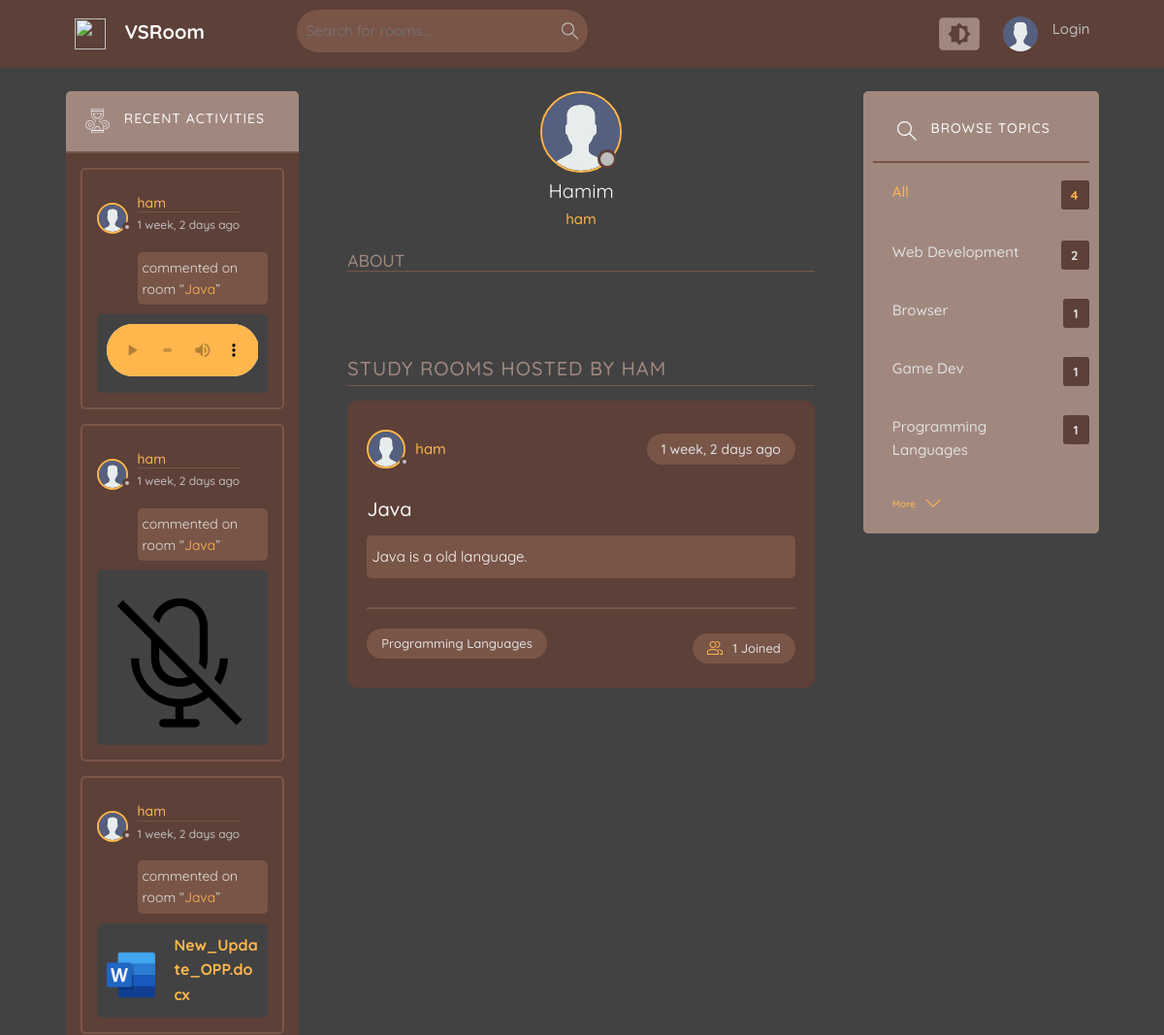
Before: /profile/13/ (upper part) with the older database file.
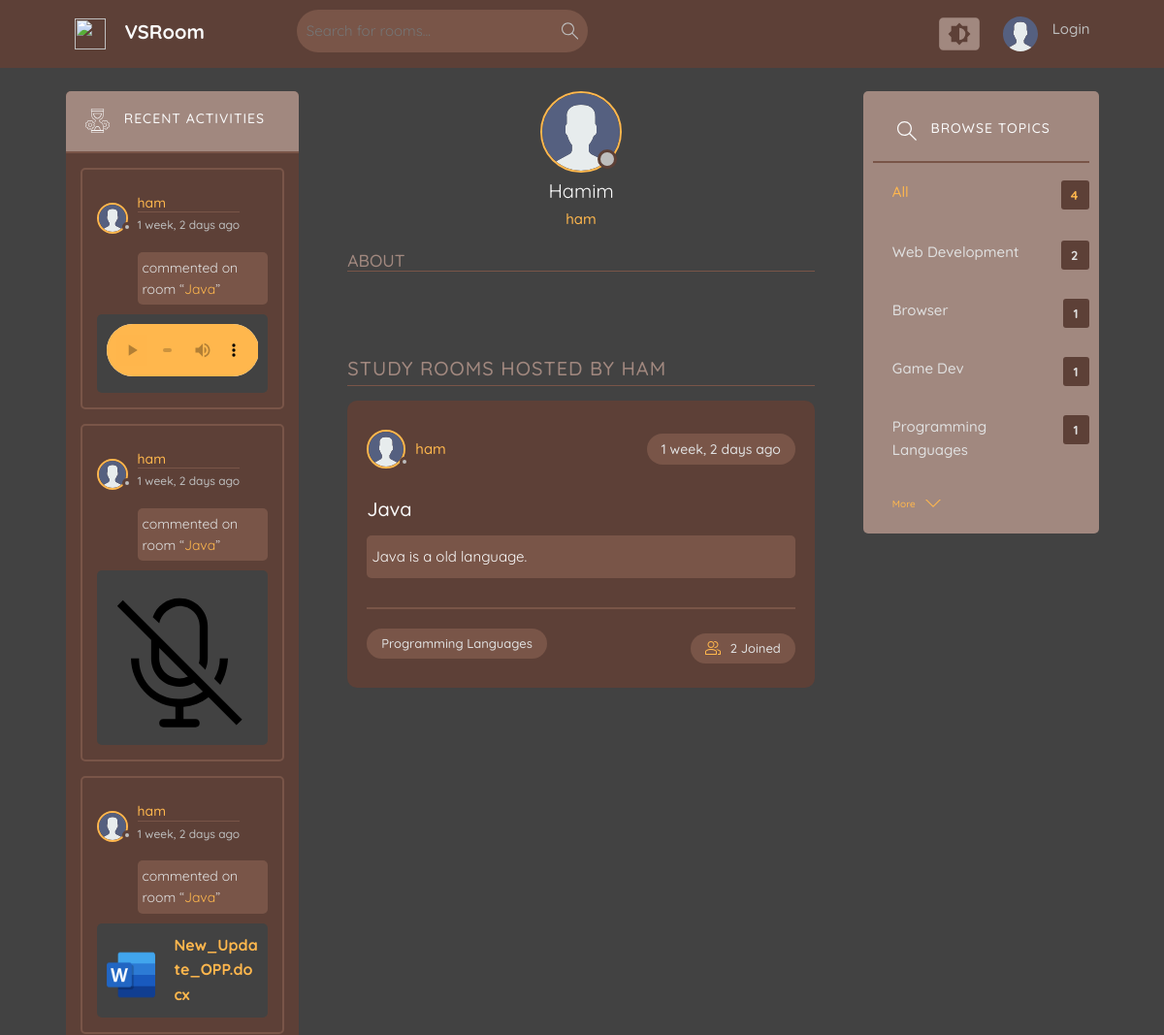
After: the same page with the newer database file.
### base/models.py (models this page shows, shortened)
class Room(models.Model):
    host = models.ForeignKey(User, on_delete=models.SET_NULL, null=True)
    topic = models.ForeignKey(Topic, on_delete=models.SET_NULL, null=True, blank=True)
    name = models.CharField(max_length=200)
    description = models.TextField(null=True, blank=True)
    participants = models.ManyToManyField(User, related_name='participants', blank=True)
    updated = models.DateTimeField(auto_now=True)
    created = models.DateTimeField(auto_now_add=True)
    class Meta:
        ordering = ['-updated', '-created']
    def __str__(self):
        return str(self.name)

class User(AbstractUser):
    name = models.CharField(max_length=200, null=True)
    email = models.EmailField(unique=True ,null=True)
    bio = models.TextField(null=True, blank=True)
    avatar = models.ImageField(upload_to=user_avatar_path, null=True, default="avatar.svg")
    USERNAME_FIELD = 'email'
    REQUIRED_FIELDS = ['username']

class Topic(models.Model):
    name = models.CharField(max_length=200)

### base/views.py (the view)
# urls.py: path('profile/<str:pk>/', views.userProfile, name='user-profile'),
def userProfile(request, pk):
    user = User.objects.get(id=pk)
    rooms = user.room_set.all().order_by('-created')
    paginator = Paginator(rooms, 4)
    page_number = request.GET.get("page")
    page_obj = paginator.get_page(page_number)
    messages = user.message_set.all()
    topics = Topic.objects.all()
    return render(request, 'base/profile.html', {
        'user': user,
        'rooms': page_obj,
        'messages': messages,
        'topics': topics
    })

### base/templates/base/profile.html (shortened to what this page needs)
{% extends 'base/main.html' %}
{% block text %}
  <main class="profile-page layout layout--3">
    <div class="container">
      {% include 'base/activity_component.html' %}
      <div class="roomList">
        <div class="profile">
          <div class="profile__avatar">
            <div class="avatar avatar--large {% if request.user != user %}inactive{% else %}active{% endif %}">
                <img src="{{ user.avatar.url|default:'/static/Images/avatar.svg' }}" />
              </div>
          </div>
          <div class="profile__info">
            <h3>{{ user.name }}</h3>
            <p>{{ user.username }}</p>
          </div>
          <div class="profile__about">
            <h3>About</h3>
          </div>
        </div>
        <div class="roomList__header">
          <div>
            <h2>Study Rooms Hosted by {{ user.username }}</h2>
          </div>
        </div>
        {% include 'base/room_component.html' with rooms=rooms %}
      </div>
      {% include 'base/topic_component.html' %}
    </div>
  </main>
{% endblock text %}

### base/templates/base/room_component.html (shortened to what this page needs)
<div class="room-slider">
  {% for room in rooms %}
  <div class="roomListRoom">
    <div class="roomListRoom__header">
      <a href="{% url 'user-profile' room.host.id %}" class="roomListRoom__author">
        <div class="avatar avatar--medium {% if request.user != room.host %}inactive{% else %}active{% endif %}">
          <img src="{{ room.host.avatar.url }}" />
        </div>
        <span>{{ room.host.username }}</span>
      </a>
      <div class="roomListRoom__actions">
        <span>{{ room.created | timesince }} ago</span>
      </div>
    </div>
    <a href="{% url 'room' room.id %}" class="roomListRoom__content">
      <h3>{{ room.name }}</h3>
      {% if room.description %}
      <p>{{ room.description }}</p>
      {% endif %}
    </a>
    <div class="roomListRoom__meta">
      <p class="roomListRoom__topic">{{ room.topic.name }}</p>
      <a href="{% url 'room' room.id %}" class="roomListRoom__joined">
        {{ room.participants.all.count }} Joined
      </a>
    </div>
  </div>
  {% empty %}
  <p>No rooms available.</p>
  {% endfor %}
</div>

Changed rows visible on the page:
changed Room "Java": participants.all.count "1" → "2"
